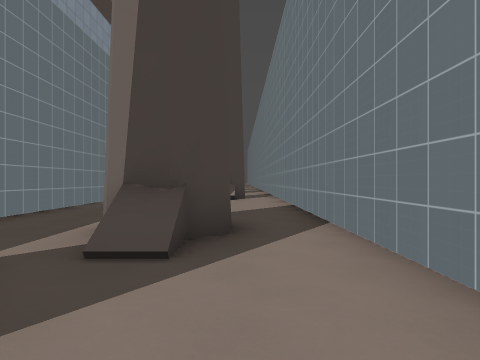
view 1 (above)

16 first-person views from a walk through a Godot game level. The camera is 1.4 m above the floor, looks level and sees 75° across. The floor is counted in squares, 2 m on a side. Each view is taken from the middle of a square. On the plan, view 1 faces up. The plan holds only what a view shows up to about 10 squares ahead; the rest is blank. The place goes on beyond the plan. Characters and animated objects are not drawn. Surface patterns are stand-ins for the level's own textures.

view 2
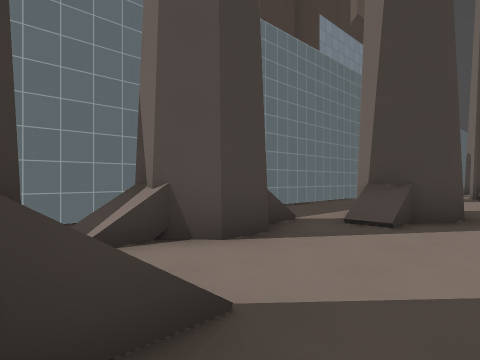

view 3
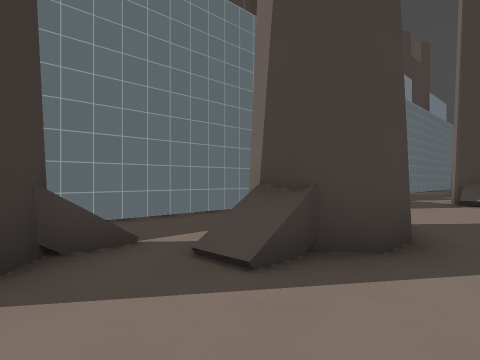

view 4
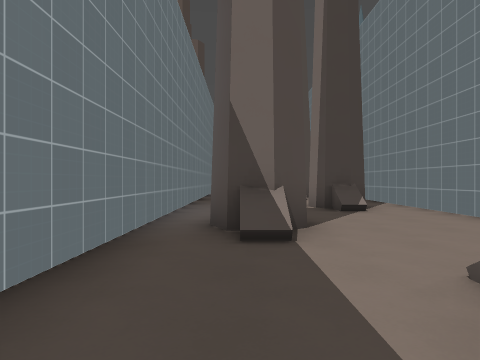

view 5
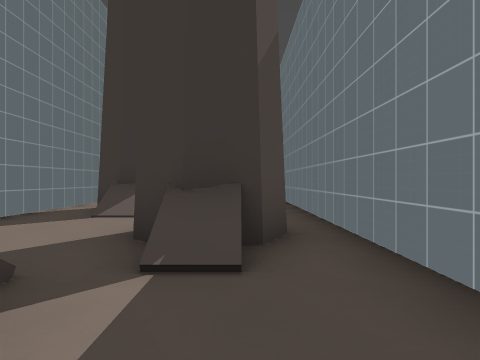

view 6
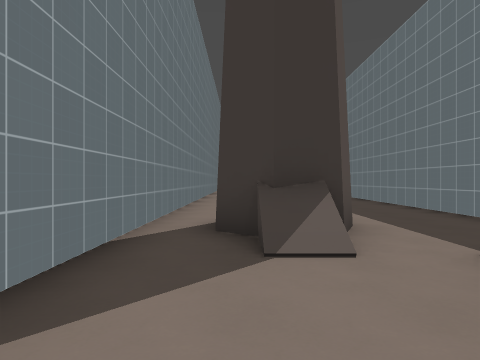

view 7
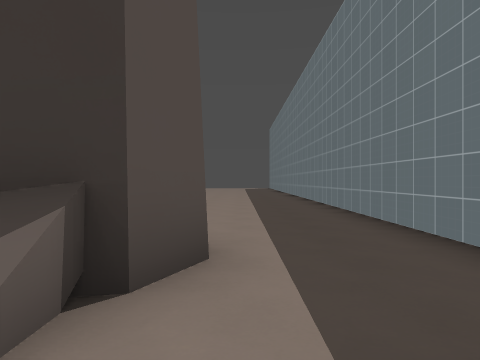

view 8
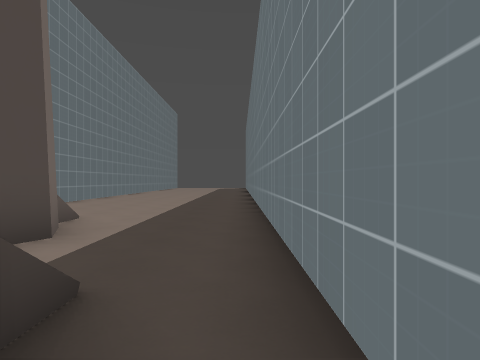

view 9
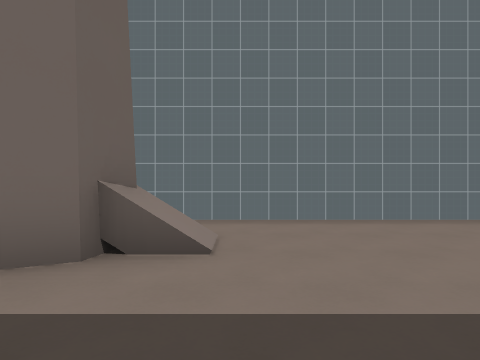

view 10
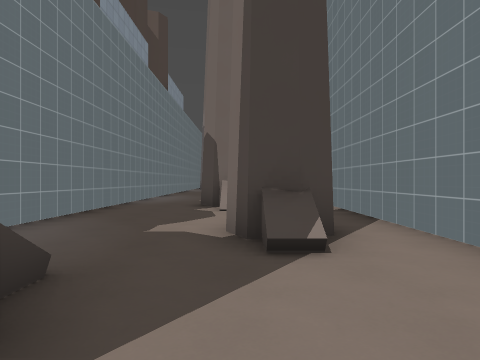

view 11
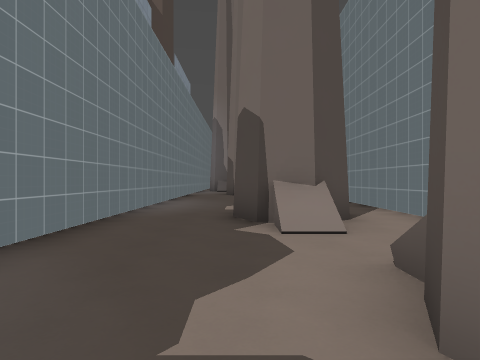

view 12
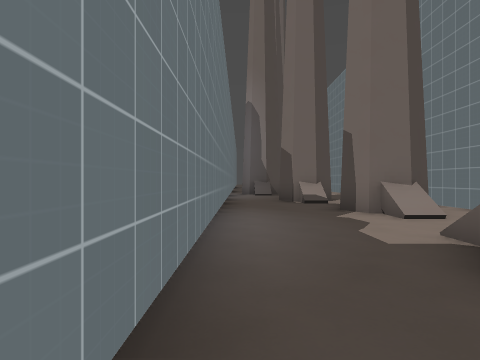

view 13
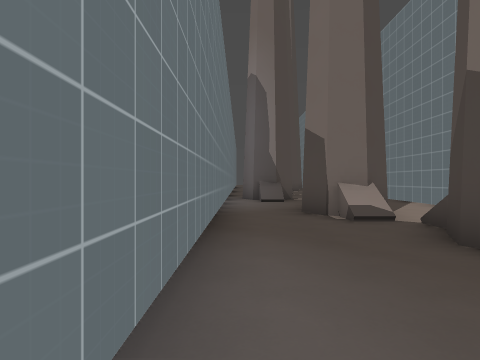

view 14
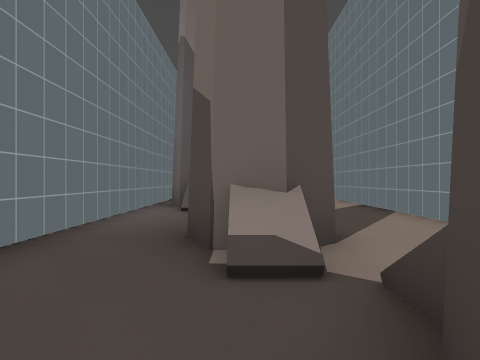

view 15
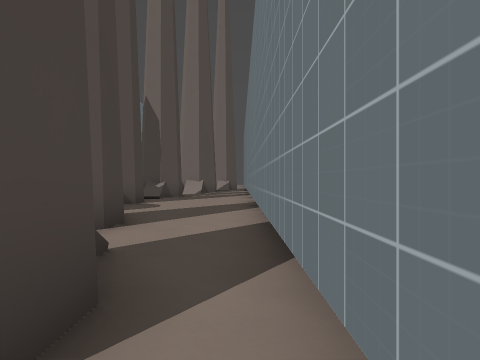

view 16
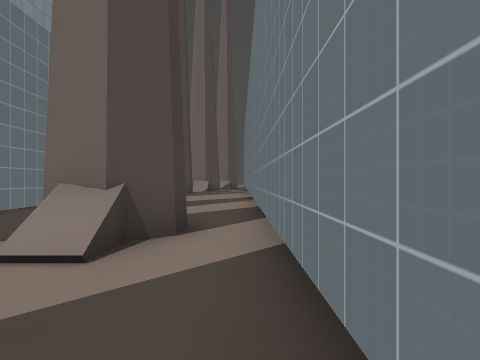

### Floor plan
Points are (right, up) in squares from view 1. A wall is a line through its corners. A room is listed if a view was taken in it or the views show most of it. See-through windows are left out.
Room 1 (views 1, 2, 3, 4, 5, 6, 7, 8, 10, 11)
walls: (-0.2, 5) (-0.2, 4.1) (-0.8, 3.6) (-1.6, 3.8) (-2, 4.5); (-4.5, 7.5) (-4.5, -0.5); (-2, 8.6) (-2.5, 8.2) (-3.2, 8.3); (-3.6, 0.9) (-3.2, 1.6) (-2.4, 1.8) (-1.7, 1.3) (-1.7, 0.5) (-2.4, -0.1) (-3.2, 0.1); (1.5, 1.9) (1.5, 13.6); (-0.7, 11.1) (-0.7, 11.8); (-1.3, -2) (-0.4, -1.8) (0.4, -2.4); (0.3, 12) (-0.3, 11.6) (-0.9, 11.7); (1.5, -3.6) (1.5, 0.1)
low walls: (-2.5, 7.5) (-3, 7.5)
ways out: opening at (-2, -1.2) to room 2; opening at (-4, 7) to room 3; opening at (-2, 11) to room 3; opening at (1, 12.5) to room 3
Room 2 (view 9)
walls: (-1.1, -4.5) (-1.1, -3.6); (-0.3, -3.8) (-1.3, -3.6) (-1.7, -2.8) (-1.3, -2); (-1.1, -2) (-1.1, -1.5); (1.5, -9.2) (1.5, -3.6); (-4.5, -0.5) (-4.5, -9.5)
ways out: opening at (-2, -1.2) to room 1
Room 3 (views 12, 13, 14, 15, 16)
walls: (0, 16.6) (-0.8, 16) (-1.7, 16.2) (-2.1, 17.1); (-1.5, 15.5) (-1.5, 16.1); (0.2, 21.9) (-0.5, 21.4) (-1.3, 21.6) (-1.6, 22.4) (-1.2, 23.2); (1.5, 13.6) (1.5, 21.6); (-0.9, 11.7) (-1.2, 12.3) (-0.9, 12.9); (-4.5, 24.5) (-4.5, 7.5); (-1.5, 25) (-2.3, 25.2); (-3.2, 8.3) (-3.5, 8.9)
low walls: (-0.7, 13) (-0.7, 13.5)
ways out: opening at (-4, 7) to room 1; opening at (-2, 11) to room 1; opening at (1, 12.5) to room 1; opening at (-3.5, 25.5); opening at (-1, 24); opening at (1, 22)

Where each view was taken, in squares from view 1:
view 1: 0 up, 0 right, facing up
view 2: 2 down, 1 right, facing up-left
view 3: 1 up, 1 right, facing up-left
view 4: 4 up, 3 left, facing up
view 5: 5 up, 3 left, facing down
view 6: 2 up, 0 right, facing down
view 7: 0 up, 2 left, facing down
view 8: 1 up, 4 left, facing down
view 9: 5 down, 4 left, facing right
view 10: 8 up, 1 left, facing up
view 11: 11 up, 2 left, facing up
view 12: 15 up, 4 left, facing up
view 13: 19 up, 4 left, facing up
view 14: 22 up, 2 left, facing up
view 15: 21 up, 1 right, facing up
view 16: 18 up, 1 right, facing up
